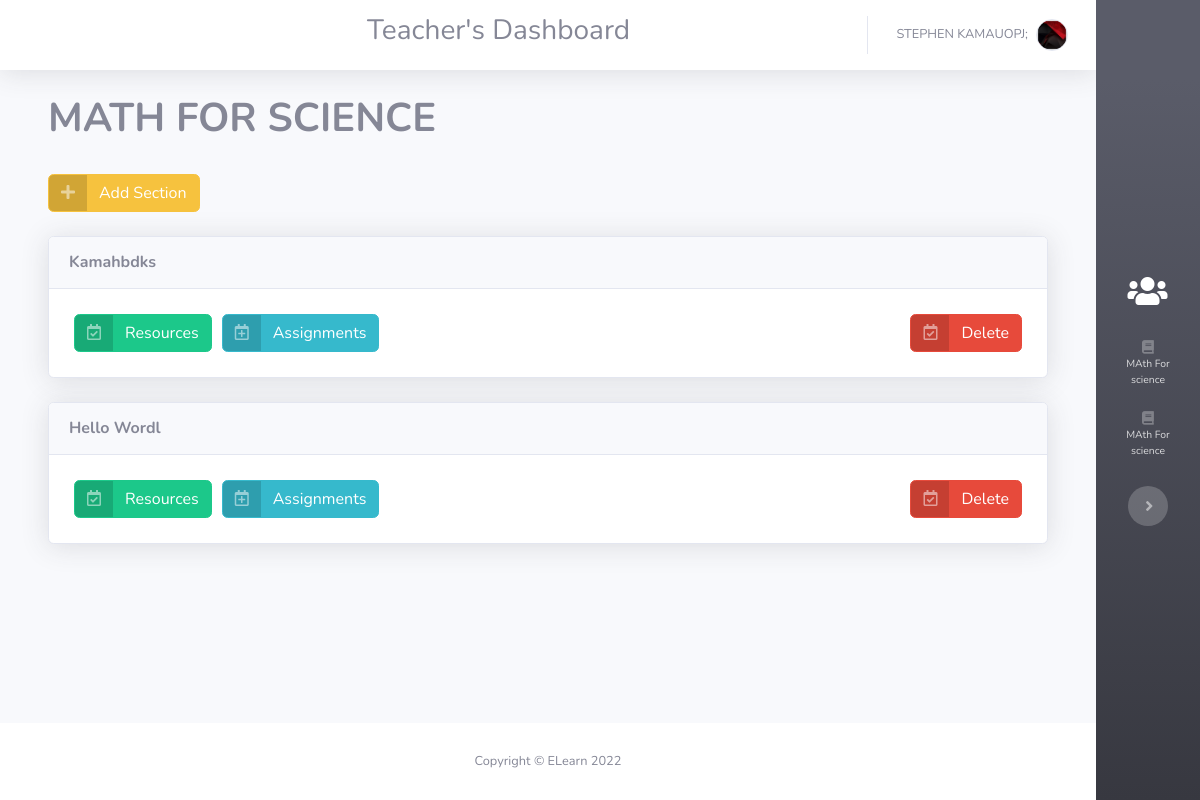
Screenshot of /teachers/classroom/X1GKK5MX/ (signed in) with the database file from the repository.
### accounts/models.py (models this page shows, shortened)
class User(AbstractUser):
    is_student = models.BooleanField('student status', default=False)
    is_teacher = models.BooleanField('teacher status', default=False)

class Classroom(models.Model):
    teacher = models.ForeignKey("Teacher",on_delete=models.CASCADE,blank=False,related_name='classrooms')
    subject = models.CharField(_("Unit Name"),max_length=50,blank=False)
    code = models.SlugField(_("Unit Code"),max_length=10,default=string_generator,unique=True)
    semester = models.PositiveIntegerField(blank=False,default=1,validators=[MaxValueValidator(8),MinValueValidator(1)])
    created_timestamp = models.DateTimeField(default=timezone.now,editable=False)
    class Meta:
        db_table ="classroom_table"

class Section(models.Model):
    classroom = models.ForeignKey("Classroom",on_delete=models.CASCADE,blank=False,related_name='sections')
    title = models.CharField(_("section title"),max_length=150)
    created_timestamp = models.DateTimeField(default=timezone.now,editable=False)
    class Meta:
        db_table ="section_break_table"

### teachers/views.py (the view)
# urls.py: path('classroom/<slug:code>/',views.DetailClassroom, name='classroom_detail'),
def DetailClassroom(request,code):
    context_dict = {}
    room = get_object_or_404(Classroom, code=code)
    context_dict['classroom'] = room
    return render(request, 'teachers/classroom_detail.html', context=context_dict)

### templates/teachers/classroom_detail.html
{% extends 'teachers/base.html' %} {% load static %} {% block title %}Classroom Detail{% endblock title %} {% block content %}
<div class="container-fluid">
  <h1 style="font-weight: bold;">{{ classroom.subject|upper }}</h1>
  <br>
  <div>
    <a class="btn btn-warning btn-icon-split" role="button" href="{% url 'teachers:add_section' code=classroom.code %}"><span class="text-white-50 icon"><i
      class="fas fa-plus"></i></span><span class="text-white text">Add Section</span></a>
    </div>
    <br>
    {% for section in classroom.sections.all %}
    <div class="card shadow mb-4">
      <div class="card-header py-3">
        <h6 class="text-secondary m-0 font-weight-bold">{{section.title}}</h6>
      </div>
      <div class="card-body">
        <div class="row">
          <div class="col"><a class="btn btn-success btn-icon-split" role="button" style="margin: 5px;" href="{% url 'teachers:resources' pk=section.pk %}"><span class="text-white-50 icon"><i
            class="far fa-calendar-check"></i></span><span
            class="text-white text">Resources</span></a><a class="btn btn-info btn-icon-split" role="button" style="margin: 5px;" href="{% url 'teachers:assignments' pk=section.pk %}"><span class="text-white-50 icon"><i
              class="far fa-calendar-plus"></i></span><span
              class="text-white text">Assignments</span></a>
            </div>
            <div class="col text-right"><a class="btn btn-danger btn-icon-split" role="button" style="margin: 5px;" href="{% url 'teachers:delete_section' pk=section.pk %}"><span class="text-white-50 icon"><i
              class="far fa-calendar-check"></i></span><span class="text-white text">Delete</span></a>
            </div>
          </div>
        </div>
      </div>
      {% endfor %}
    </div>
    {% endblock content %}

### templates/teachers/base.html (shortened to what this page needs)
<!DOCTYPE html> {% load static %}
<html>
<head>
  <link rel="stylesheet" href="{% static 'teachers/bootstrap/css/bootstrap.min.css' %}" />
  <link rel="stylesheet" href="https://use.fontawesome.com/releases/v5.12.0/css/all.css" />
  <link rel="stylesheet" href="{% static 'teachers/fonts/fontawesome5-overrides.min.css' %}" />
</head>
<body id="page-top">
  <div id="wrapper">
    <div class="d-flex flex-column" id="content-wrapper">
      <div id="content">
        <nav class="navbar navbar-light navbar-expand bg-white shadow mb-4 topbar static-top">
          <div class="container-fluid">
            <div class="text text-center" style="margin-left:33%;">
              <center align='center'>
                <h3>Teacher's Dashboard</h3>
              </center>
            </div>
            <ul class="navbar-nav flex-nowrap ml-auto">
              <li class="nav-item dropdown no-arrow">
                <div class="nav-item dropdown no-arrow">
                  <a class="dropdown-toggle nav-link" aria-expanded="false" data-toggle="dropdown" href="#"><span
                    class="d-none d-lg-inline mr-2 text-gray-600 small">{{user.first_name|upper}}
                    {{user.last_name|upper}}</span><img
                    class="rounded-circle border img-profile"
                    src="{% static 'resources/img/avatars/ta.png' %}" /></a>
                        </div>
                      </li>
                    </ul>
                  </div>
                </nav>
                <div class="container">
                  {% block content %}
                  {% endblock content %}
                </div>
              </div>
              <footer class="bg-white sticky-footer">
                <div class="container my-auto">
                  <div class="text-center my-auto copyright">
                    <span>Copyright © ELearn 2022</span>
                  </div>
                </div>
              </footer>
            </div>
            <nav class="navbar navbar-dark align-items-right sidebar sidebar-dark accordion bg-gradient-dark p-0  toggled">
              <div class="container-fluid d-flex flex-column p-0">
                <a class="navbar-brand d-flex justify-content-center align-items-center sidebar-brand m-0" href="{% url 'teachers:dashboard' %}">
                  <div class="sidebar-brand-icon"><i class="fas fa-users"></i></div>
                </a>
                <ul class="navbar-nav text-light" id="accordionSidebar">
                  {% for classrom in user.teachers.classrooms.all %}
                  <li class="nav-item">
                    <a class="nav-link" href="{% url 'teachers:classroom_detail' code=classrom.code %}"><i
                      class="fa fa-book"></i><span>{{ classrom.subject }}</span></a>
                    </li>
                    {% endfor %}
                  </ul>
                  <div class="text-center d-none d-md-inline">
                    <button class="btn rounded-circle border-0" id="sidebarToggle" type="button"></button>
                  </div>
                </div>
              </nav>
            </div>
          </body>
          </html>

### rows the page displays
User: first_name "STEPHEN", last_name "KAMAUOPJ;"
Classroom: subject "MATH FOR SCIENCE", subject "MAth For science"
Section: title "Kamahbdks"
Section: title "Hello Wordl"
Classroom: subject "MAth For science"
